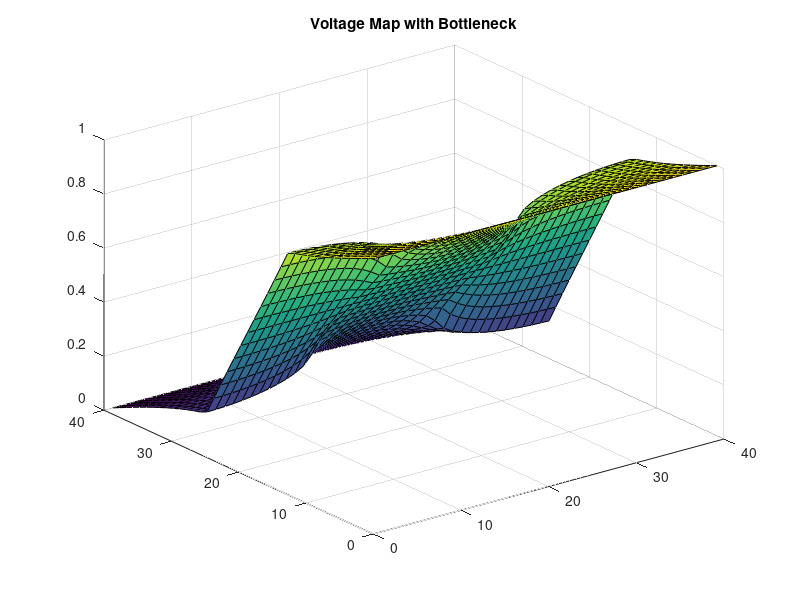
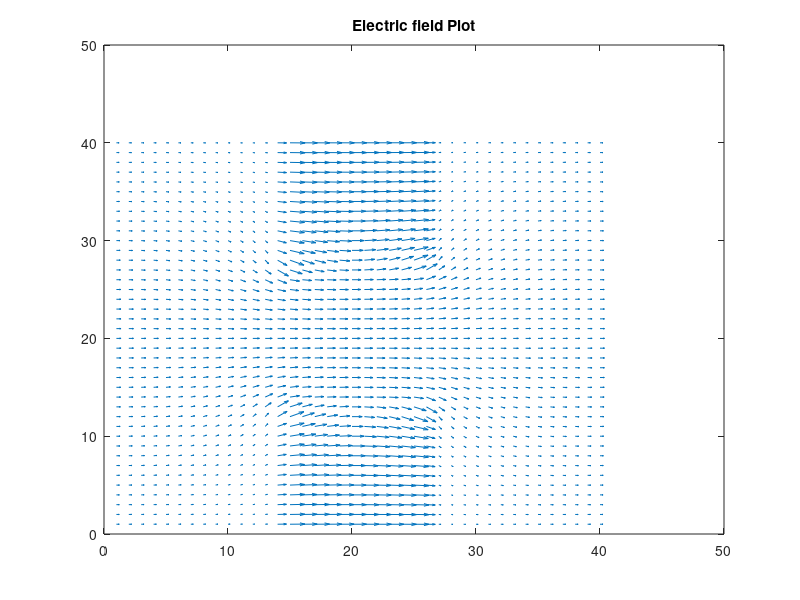

The MATLAB source for these figures, in order:
clearvars
clearvars -GLOBAL
close all
set(0,'DefaultFigureWindowStyle', 'docked')

% 
nx = 40;
ny = 40;
max=3;
Lb = round(nx/max); % rounds the elements of X to the nearest integers
Wb = round(ny/max);


inside = 1;
outside = 10e-2;

%Conductivity map


conductivityMap = zeros(nx,ny);
% mapping of inside
for i = 1:nx
    for j = 1: ny
        conductivityMap(i,j) = inside;
    end
end
%mapping of outside
% for i = 1:nx
%     for j = 1: ny
%         conductivityMap(i,j) = outside;
%     end
% end
max1=2;
for i = 1:nx
    for j = 1:ny
     
        if (i>=1 && i<=Wb && j>Lb && j<=(max1*Lb) )||(i<=ny && i>=(ny-Wb) && j>Lb && j<=(max1*Lb));
            %max1*Lb
            conductivityMap(i,j) = outside;
        end
%         
        % if (i<=ny && i>=(ny-Wb) && j>Lb && j<=(max1*Lb))
           %  conductivityMap(i,j) = outside;
        %end
    end
end 
conductivityMap=conductivityMap';
G = sparse(nx*ny);
b = zeros(1, nx*ny);

% 

% G - Matrix Formulation from slides
for i = 1:nx
    for j = 1:ny
        n = j + (i - 1) * ny;
        
        
        if i == 1
            G(n,:) = 0;
            G(n,n) = 1;
             b(n) = 1;
            
        elseif i == nx %(i == 1 && i > 1 && i < nx)
             G(n,:) = 0;
             G(n,n) = 1;
        
        elseif j == 1 
            nxm = j + (i-2) * ny;
            nxp = j + (i) * ny;
            nyp = (j+1) + (i-1) * ny;
            
            rxm = (conductivityMap(i,j) + conductivityMap(i-1,j))/2.0;
            rxp = (conductivityMap(i,j) + conductivityMap(i+1,j))/2.0;
            ryp = (conductivityMap(i,j) + conductivityMap(i,j+1))/2.0;
            
            G(n,n) = -(rxm + rxp + ryp); 
            G(n,nxm) = rxm;
            G(n,nxp) = rxp;
            G(n, nyp) = ryp;
              
        elseif j == ny %(j == ny && i > 1 && i < nx)
            nxm = j + (i-2) * ny;
            nxp = j + (i) * ny;
            nym = (j-1) + (i-1) * ny;
            
            rxm = (conductivityMap(i,j) + conductivityMap(i-1,j))/2.0;
            rxp = (conductivityMap(i,j) + conductivityMap(i+1,j))/2.0;
            rym = (conductivityMap(i,j) + conductivityMap(i,j-1))/2.0;
            
            G(n,n) = -(rxm + rxp + rym);
            G(n,nxm) = rxm;
            G(n,nxp) = rxp;
            G(n, nym) = rym;
      
        else
            nxm = j + (i-2) * ny;
            nxp = j + (i) * ny;
            nym = (j-1) + (i-1) * ny;
            nyp = (j+1) + (i-1) * ny;
            
            rxm = (conductivityMap(i,j) + conductivityMap(i-1,j))/2.0;
            rxp = (conductivityMap(i,j) + conductivityMap(i+1,j))/2.0;
            rym = (conductivityMap(i,j) + conductivityMap(i,j-1))/2.0;
            ryp = (conductivityMap(i,j) + conductivityMap(i,j+1))/2.0;
            
            G(n,n) = -(rxm + rxp + rym + ryp);
            G(n,nxm) = rxm;
            G(n,nxp) = rxp;
            G(n, nym) = rym;
            G(n, nyp) = ryp;
        end
    end
end
V = G\b';
%vmap= zeros (nx,ny);
for i = 1:nx %Converting V to matrix to plot
    for j = 1:ny
        n = j + (i-1) * ny;
        VG(i,j) = V(n);
    end   
end
for i = 1:nx
    for j = 1:ny
        if i == 1
            Ex(i, j) = (VG(i + 1, j) - VG(i, j));
        elseif i == nx
            Ex(i, j) = (VG(i, j) - VG(i - 1, j));
        else
            Ex(i, j) = (VG(i + 1, j) - VG(i - 1, j)) * 0.5;
        end
        if j == 1
            Ey(i, j) = (VG(i, j + 1) - VG(i, j));
        elseif j == ny
            Ey(i, j) = (VG(i, j) - VG(i, j - 1));
        else
            Ey(i, j) = (VG(i, j + 1) - VG(i, j - 1)) * 0.5;
        end
    end
end

Ex = -Ex;
Ey = -Ey;

figure(2);
surf(VG);
title('Voltage Map with Bottleneck');
figure(3); 
quiver(Ex', Ey');
title('Electric field Plot')